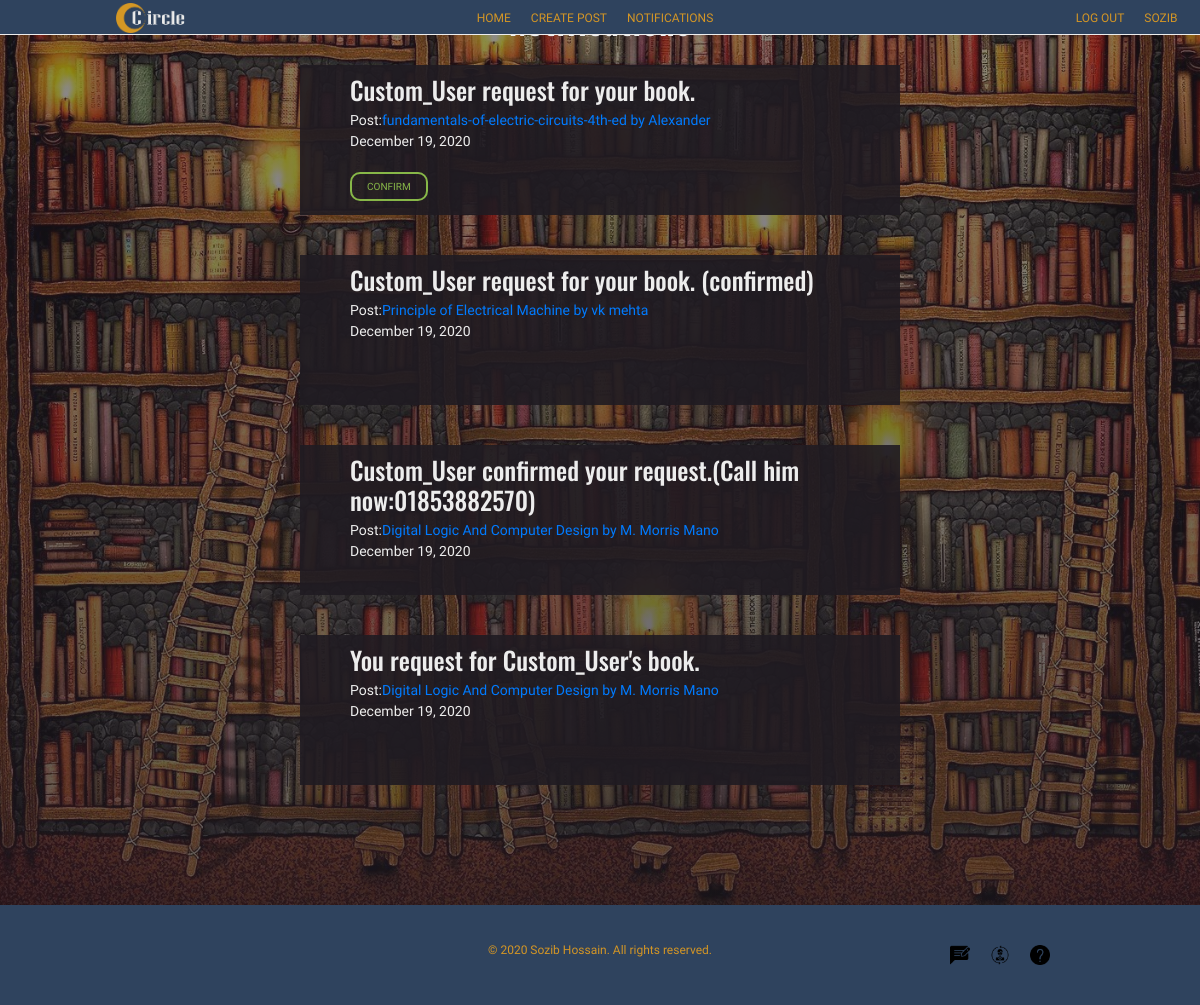
Screenshot of /notifications/ (signed in) with the database file from the repository.
### home/models.py (models this page shows, shortened)
class Notification(models.Model):
    title = models.CharField(max_length=150)
    post = models.ForeignKey(Post, on_delete=models.SET_NULL,null=True)
    owner = models.ForeignKey(User,on_delete=models.CASCADE)
    customer = models.TextField(default="NoUser")
    confirmed = models.BooleanField(default=True)
    date = models.DateTimeField(default=timezone.now)

class Post(models.Model):
    title = models.CharField(max_length=100)
    body = models.TextField()
    image = models.ImageField(upload_to='post/')
    price = models.DecimalField(decimal_places=2,max_digits=7,default="0")
    discount = models.DecimalField(decimal_places=2,max_digits=5,default="0")
    date = models.DateTimeField(default=timezone.now)
    author = models.ForeignKey(User,on_delete=models.CASCADE)
    def __str__(self):
        return self.title

### home/views.py (the view)
# urls.py: path('notifications/',Notifications.as_view(),name='post-notifications'),
class Notifications(LoginRequiredMixin,ListView):
    model = Notification
    template_name = 'home/notification.html'
    context_object_name = 'notifications'
    ordering = ['-date']
    paginate_by = 15

### home/templates/home/notification.html (shortened to what this page needs)
{% extends 'home/base.html' %}
{% load static %}
{% block link %}
    <link rel="stylesheet" href="{% static 'home/css/notification.css' %}">
{% endblock link %}
{% block content %}
        <div class="title">Notifications</div>
        <div class="notification-box">
            {% for notification in notifications %}
                {% if notification.owner == user %}
                    <div class="notification">
                        <h1 class="notification-title">{{ notification.title }}</h1>
                        <div>Post:<a href="{% url 'post-detail' notification.post.id %}">{{ notification.post }}</a> </div>
                        <div class="notification-body">
                            <div class="notification--status">
                                <div class="notification--status--date">{{ notification.date|date:"F d, Y" }}</div>
                            </div>
                        </div>
                        {% if user == notification.post.author and notification.confirmed %}
                            <a href="{% url 'confirming' notification.id %}" class="btn btn-confirm">confirm</a>
                        {% endif %}
                    </div>
                {% endif %}
            {% endfor %}
        </div>
        <div class="paging">
        </div>
{% endblock content %}

### home/templates/home/base.html (shortened to what this page needs)
{% load static %}
<!DOCTYPE html>
<html lang="en">
<head>
    <link rel="stylesheet" href="https://cdn.jsdelivr.net/npm/bootstrap@4.5.3/dist/css/bootstrap.min.css">
    <link rel="stylesheet" href="{% static 'home/css/base.css' %}">
    {% block link %} {% endblock %}
</head>
<body>
    <div class="navbar">
        <div class="navbar--logo">
            <a href="{% url 'home' %}"><img src="{% static 'home/logo.png' %}" alt="SOZIB"></a>
        </div>
        <div class="navbar--options">
            <a class="navbar--options--each" href="{% url 'home' %}" >home</a>
            {%if user.is_authenticated %}
                <a class="navbar--options--each" href="{% url 'post-create' %}">Create Post</a>
                <a class="navbar--options--each" href="{% url 'post-notifications' %}">Notifications</a>
             {% endif %}
        </div>
        <div class="navbar--links">
            {%if user.is_authenticated %}
                <a class="navbar--links__each" href="{% url 'logout' %}">log out</a>
                <a class="navbar--links__each" href="{% url 'profile' %}">{{ user.username }}</a>
            {% else %}
                <a class="navbar--links__each" href="{% url 'login' %}">Sign In</a>
                <a class="navbar--links__each" href="{% url 'register' %}">Register</a>
            {% endif %}
        </div>
    </div>
    <div class="main-container">
        {% block content %} {% endblock %}
    </div>
    <footer class="footer">
        <div class="footer-box copyright"><p>&copy 2020 Sozib Hossain. All rights reserved.</p></div>
        <div class="footer-box footer-options">
            {%if user.is_authenticated %}
            <a class="navbar--options--each" href="{% url 'support' %}"><img src="{% static 'home/feedback.png' %}" alt=""></a>
            <a class="navbar--options--each" href="{% url 'contact' %}"><img src="{% static 'home/contact-us.png' %}" alt=""></a>
            {% endif %}
            <a class="navbar--links__each" href="{% url 'about' %}"><img src="{% static 'home/about.png' %}" alt=""></a>
        </div>
    </footer>
</body>
</html>

### home/static/home/css/base.css (style rules this page uses)
*, *::after, *::before { margin: 0px; padding: 0px; text-decoration: none; list-style: none; box-sizing: inherit; }
html { font-size: 62.5%; }
body { font-family: "Andika New Basic", sans-serif; color: #ededed; font-size: 14px; box-sizing: border-box; padding: 0px; }
.navbar { position: fixed; top: 0px; left: 0px; z-index: 10; width: 100%; height: 35px; padding: 2.5px; background-color: #2f435e; border-bottom: 1px solid #ededed; display: flex; }
.navbar--logo { flex: 2; display: flex; justify-content: center; align-items: center; }
.navbar--logo a img { height: 30px; cursor: pointer; }
.navbar--options { flex: 4; display: flex; justify-content: center; align-items: center; }
.navbar--options--each { margin: 0px 10px 0px 10px; cursor: pointer; text-decoration: none; color: #d49625; text-transform: uppercase; font-size: 12px; font-family: "Andika New Basic", sans-serif; font-weight: 400; transition: all 0.3s ease-out; }
.navbar--links { flex: 2; display: flex; justify-content: flex-end; align-items: center; margin-right: 10px; }
.navbar--links__each { margin: 0px 10px 0px 10px; text-decoration: none; color: #d49625; text-transform: uppercase; font-size: 12px; font-family: "Andika New Basic", sans-serif; font-weight: 400; transition: all 0.3s ease-out; }
.main-container { position: relative; width: 100%; min-height: 100vh; background-image: linear-gradient(to bottom, rgba(32, 27, 34, 0.5), rgba(32, 27, 34, 0.7)), url(../back.jpg); background-size: cover; background-position: center; background-repeat: no-repeat; }
.footer { width: 100%; height: 100px; background-color: #2f435e; display: flex; align-items: center; }
.footer-box { flex: 1; display: flex; align-items: center; justify-content: center; }
.footer-box p { font-size: 12px; color: #d49625; }
.footer-box a { margin: 10px; }
.footer-box a img { height: 20px; }

### home/static/home/css/notification.css (style rules this page uses)
.paging { position: relative; width: 100%; display: flex; align-items: center; justify-content: center; padding: 50px; }
.btn { padding: 5px 15px 5px 15px; border-radius: 10px; margin: 20px; text-decoration: none; text-transform: uppercase; text-align: center; background: transparent; transition: all 0.3s linear; }
.title { position: relative; width: 100%; text-align: center; font-family: "Oswald", sans-serif; letter-spacing: 2px; font-size: 30px; font-weight: 800; }
.notification-box { position: relative; width: 100%; min-height: 600px; display: flex; align-items: center; justify-content: flex-start; flex-direction: column; }
.notification-box .notification { width: 600px; height: 150px; margin: 20px; padding: 10px 10px 10px 50px; background-color: rgba(32, 27, 34, 0.9); }
.notification-box .notification-title { font-size: 25px; font-family: "Oswald", sans-serif; color: #ededed; }
.notification-box .notification .btn-confirm { margin-left: -0px; color: #87b748; border: 2px solid #87b748; }

### rows the page displays
Notification: title "Custom_User request for your book.", post "fundamentals-of-electric-circuits-4th-ed by Alexander", date "December 19, 2020", confirmed "CONFIRM"
Notification: title "Custom_User request for your book. (confirmed)", post "Principle of Electrical Machine by vk mehta", date "December 19, 2020"
Notification: title "Custom_User confirmed your request.(Call him now:01853882570)", post "Digital Logic And Computer Design by M. Morris Mano", date "December 19, 2020"
Notification: title "You request for Custom_User's book.", post "Digital Logic And Computer Design by M. Morris Mano", date "December 19, 2020"

### other values shown
{{ user.username }} "SOZIB"
